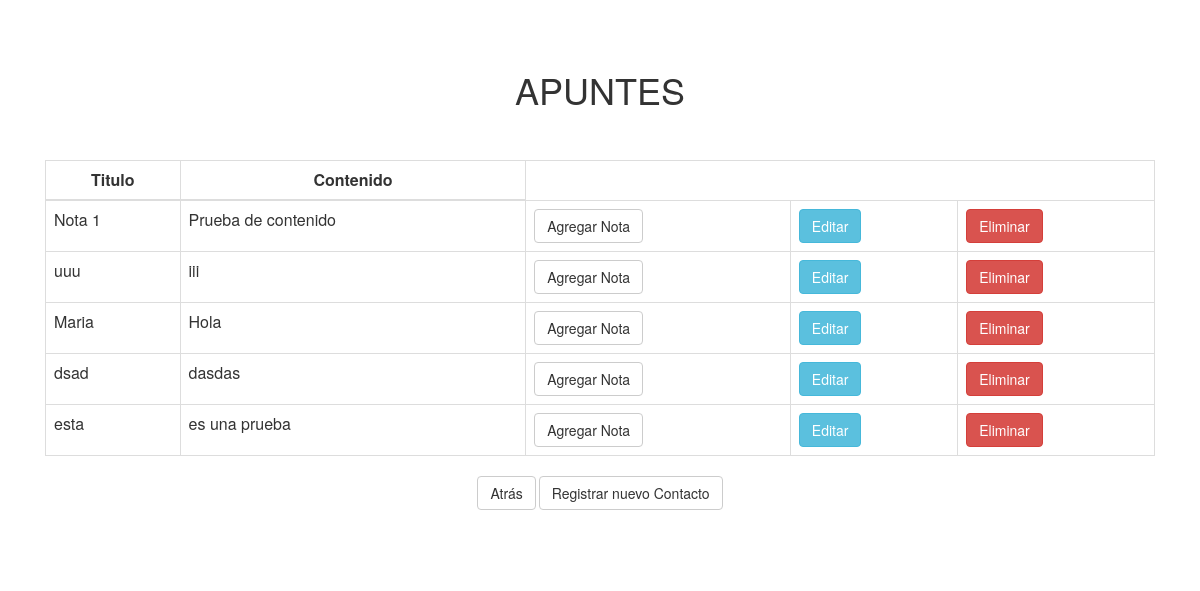
/seeApuntes/2, run on the app's committed database.
### appUno/models.py (models this page shows, shortened)
class Apunte(models.Model):
    cedula = models.ForeignKey(Contacto, on_delete=models.CASCADE)
    titulo=models.CharField(max_length=30,blank=True)
    contenido=models.CharField(max_length=30)

### appUno/views.py (the view)
# urls.py: path('seeApuntes/<cedula>', apuntes_view),
def apuntes_view(request, cedula):
    cedula = Contacto.objects.get(pk=cedula)
    apunte = Apunte.objects.filter(cedula=cedula)
    return render(request, "notes/mostrarApunte.html", {"apunte":apunte})

### appUno/templates/notes/mostrarApunte.html (shortened to what this page needs)
<link rel="stylesheet" href="https://maxcdn.bootstrapcdn.com/bootstrap/3.3.7/css/bootstrap.min.css">
<center><h1>APUNTES</h1></center>
{% block container %}
  <div class="container">
    <div class="start-template">
      <table class="table table-responsive table-bordered">
          <thead>
            <tr>
              <th class= "text-center">Titulo</th>
              <th class= "text-center">Contenido</th>
            </tr>
          </thead>
          <tbody>
            {%for apunte in apunte %}
            <form action="../registerApuntes/{{apunte.cedula_id}}" method="POST">{% csrf_token %}
            <tr>
                <td>{{apunte.titulo}}</td>
                <td>{{apunte.contenido}}</td>
                <td><button type="submit" class="btn btn-default">Agregar Nota</button></td>
                <td><a href = "../updateApunte/{{apunte.id}}" class="btn btn-info">Editar</a></td>
                <td><a href = "../deleteApunte/{{apunte.id}}" class="btn btn-danger">Eliminar</a></td>
          </tr>
          </form>
            {% endfor %}
        </tbody>
       </table>
       <div class="btn-group"   >
        <form action="../registerApuntes/" method="POST">{% csrf_token %}
          <a class="btn btn-default" href="../contact/" role="button">Atrás</a>
          <a class="btn btn-default" href="../registrarContacto/" role="button">Registrar nuevo Contacto</a>
        </form>
      </div>
    </div>
  </div>
{% endblock container %}

### appUno/templates/notes/mostrarApunte.html (style rules this page uses)
.start-template { padding: 40px 15px; text-align: center; }

### data on the page
Apunte: titulo "Nota 1", contenido "Prueba de contenido"
Apunte: titulo "uuu", contenido "iii"
Apunte: titulo "Maria", contenido "Hola"
Apunte: titulo "dsad", contenido "dasdas"
Apunte: titulo "esta", contenido "es una prueba"
